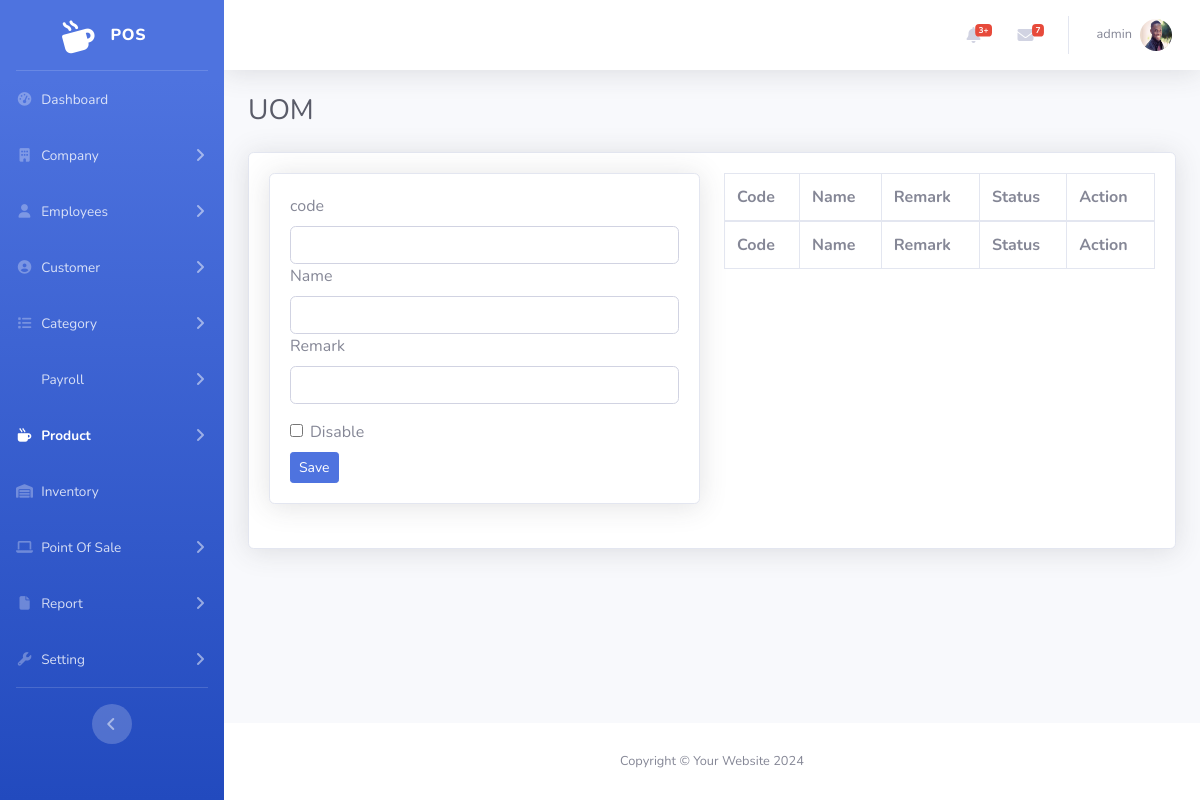
/admin/uom.php (signed in), run on an earlier commit of the app's database.
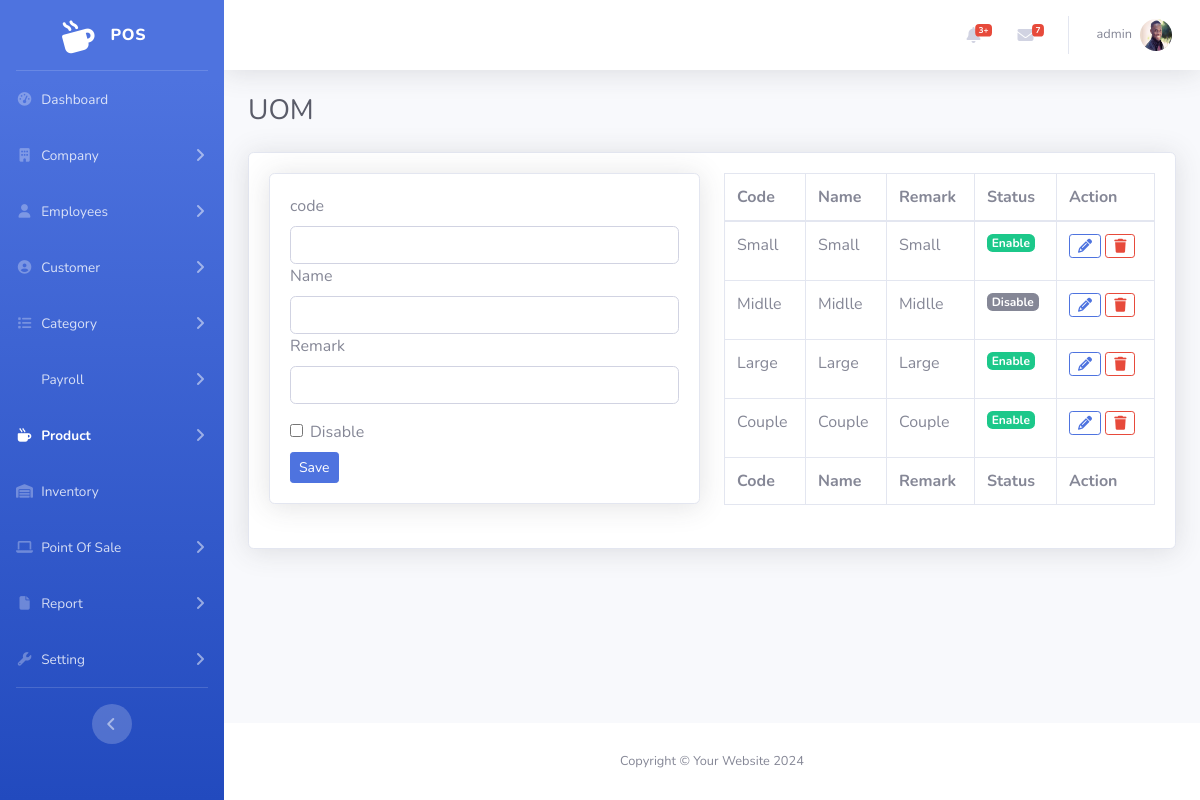
And on a later commit of the database.
### tables this page shows
CREATE TABLE `uom` (
  `Id` int(11) NOT NULL,
  `Code` varchar(120) NOT NULL,
  `Name` varchar(120) DEFAULT NULL,
  `Remark` varchar(255) DEFAULT NULL,
  `Status` tinyint(1) DEFAULT 1,
  `CreateAt` timestamp NOT NULL DEFAULT current_timestamp(),
  `UpdateAt` datetime DEFAULT NULL
);

### admin/uom.php (the view, shortened to what the changed rows need)
<!DOCTYPE html>
<html lang="en">
<head>
    <link href="vendor/fontawesome-free/css/all.min.css" rel="stylesheet" type="text/css">
    <link rel="stylesheet" href="https://cdnjs.cloudflare.com/ajax/libs/font-awesome/6.5.2/css/all.min.css" />
    <link href="css/sb-admin-2.min.css" rel="stylesheet">
    <link href="vendor/datatables/dataTables.bootstrap4.min.css" rel="stylesheet">
</head>
<body id="page-top">
    <div id="wrapper">
        <div id="content-wrapper" class="d-flex flex-column">
            <div id="content">
                <?php include './include/topbar.php' ?>
                <div class="container-fluid">
                    <div class="d-sm-flex align-items-center justify-content-between mb-4">
                        <h1 class="h3 mb-0 text-gray-800">UOM</h1>
                    </div>
                    <div class="card shadow mb-4">
                        <div class="card-body">
                            <div class="row">
                                <div class="col-6">
                                    <div class="table-responsive">
                                        <table class="table table-bordered" id="dataTable" width="100%" cellspacing="0">
                                            <thead>
                                                <tr>
                                                    <th>Code</th>
                                                    <th>Name</th>
                                                    <th>Remark</th>
                                                    <th>Status</th>
                                                    <th>Action</th>
                                                </tr>
                                            </thead>
                                            <tfoot>
                                                <tr>
                                                    <th>Code</th>
                                                    <th>Name</th>
                                                    <th>Remark</th>
                                                    <th>Status</th>
                                                    <th>Action</th>
                                                </tr>
                                            </tfoot>
                                            <tbody>
                                                <?php
                                                $sqlPro = "SELECT * FROM `uom`";
                                                $item = $conn->query($sqlPro);
                                                ?>
                                                <?php foreach ($item as $rowuom) :
                                                ?>
                                                    <tr>
                                                        <td><?= $rowuom['Code'] ?></td>
                                                        <td><?= $rowuom['Name'] ?></td>
                                                        <td><?= $rowuom['Remark'] ?></td>
                                                        <td>
                                                            <?php
                                                            if ($rowuom['Status'] == 1) {
                                                                echo '<p><a href="statusUOM.php?Id=' . $rowuom['Id'] . '&Status=0" class="badge badge-lg badge-success text-white">Enable</a></p>';
                                                            } else {
                                                                echo '<p><a href="statusUOM.php?Id=' . $rowuom['Id'] . '&Status=1" class="badge badge-secondary badge-lg text-white">Disable</a></p>';
                                                            }
                                                            ?>
                                                        </td>
                                                        <td>
                                                            <a href="uom.php?Id=<?= $rowuom['Id'] ?>" class="btn btn-outline-primary btn-sm "><i class="fa fa-pencil"></i></a>
                                                            <a href="uom.php?delId=<?= $rowuom['Id'] ?>" class="btn btn-outline-danger btn-sm"><i class="fas fa-trash"></i></a>
                                                        </td>
                                                    </tr>
                                                <?php endforeach ?>
                                            </tbody>
                                        </table>
                                    </div>
                                </div>
                            </div>
                        </div>
                    </div>
                </div>
            </div>
        </div>
    </div>
</body>
</html>

What changed in the data, as far as the page shows it:
added uom: Code "Small", Name "Small", Remark "Small"
added uom: Code "Midlle", Name "Midlle", Remark "Midlle"
added uom: Code "Large", Name "Large", Remark "Large"
added uom: Code "Couple", Name "Couple", Remark "Couple"
